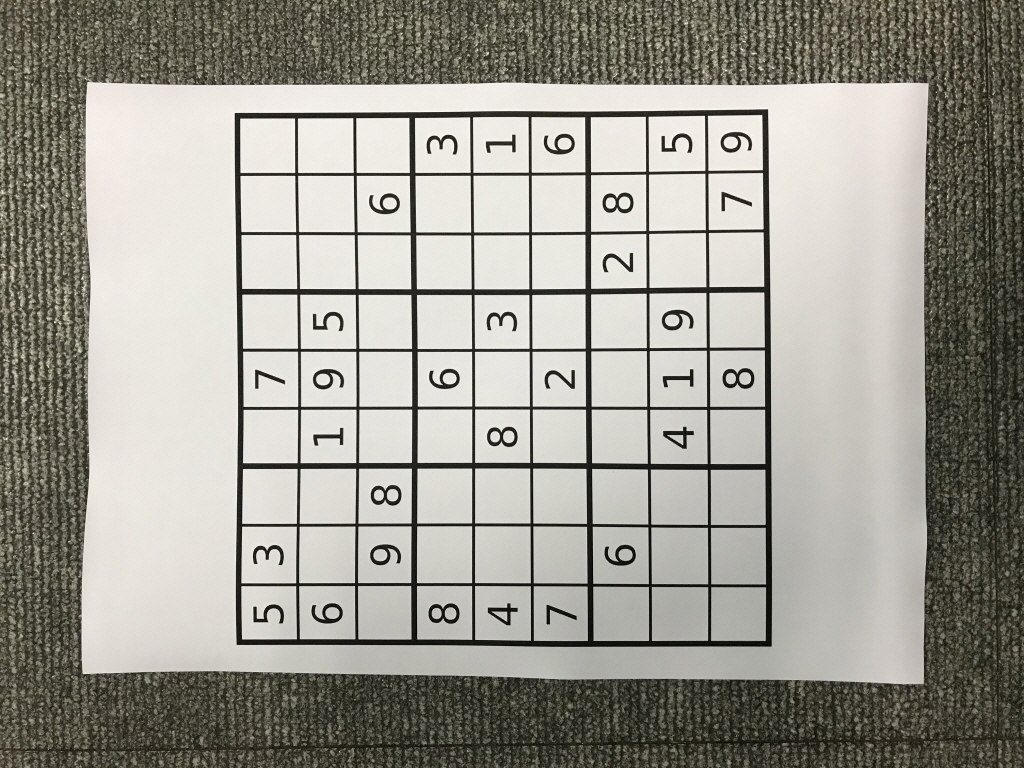
#> input picture lol.jpg, 1024 x 768 px
$ jupyter execute chap152.ipynb
#> lines starting #> are read from the running program, lines starting #| are printed output that depends on the picture; after the words box and inside, x2 and y2 are one past the last pixel; in counts of white or black regions, pixels touching at a corner belong together
# 1.5.2 Harris Corner Detection
## Harris Corner Detector in OpenCV

[cell 1]
import cv2
import numpy as np

[cell 2]
filename = 'lol.jpg'
img = cv2.imread(filename)
#> img is the input picture: shape (768, 1024, 3); mean B, G, R 146.2, 155.1, 157.1
gray = cv2.cvtColor(img,cv2.COLOR_BGR2GRAY)

gray = np.float32(gray)
dst = cv2.cornerHarris(gray,2,3,0.04)

dst = cv2.dilate(dst,None)
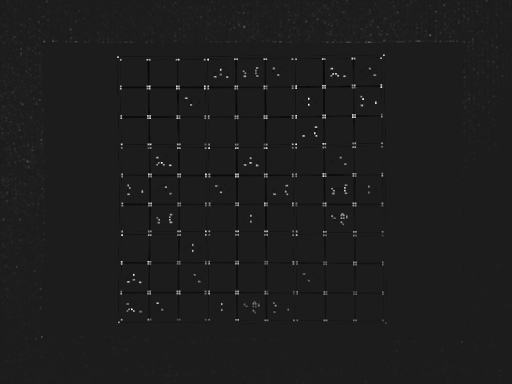
#> dst: shape (768, 1024) float32 (shown at 1/2 size); min -19569044, max 157832016, mean 705698.8; drawn with min black and max white

img[dst>0.01*dst.max()]=[0,0,255]
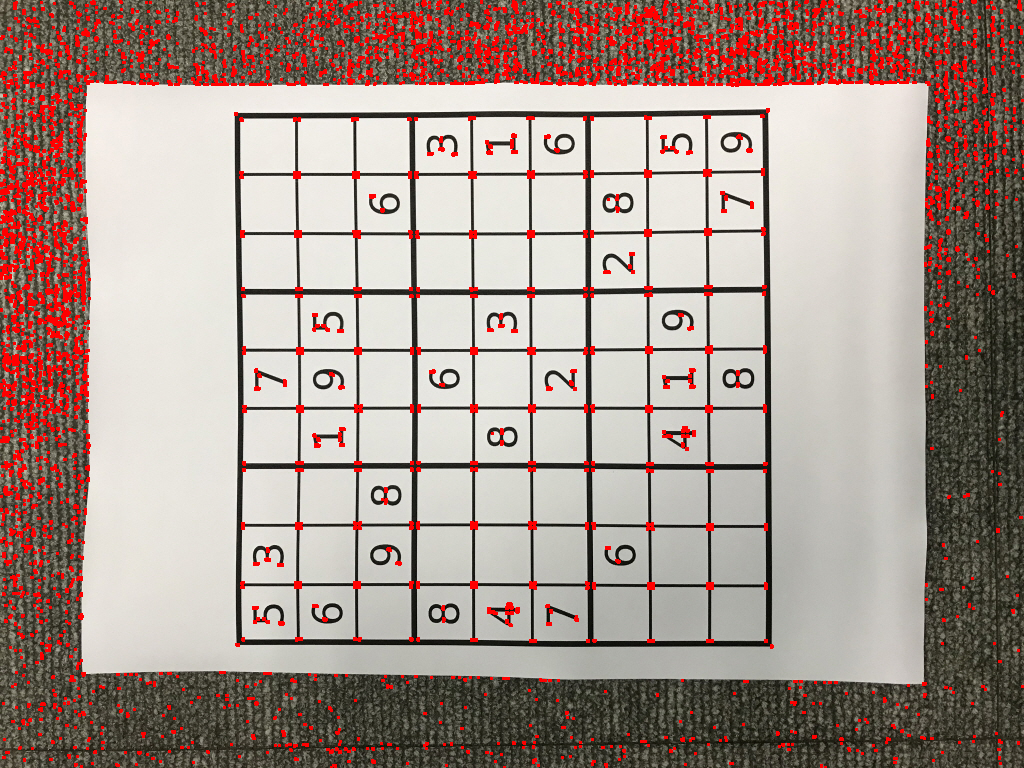
#> img: shape (768, 1024, 3); 6.84% of pixels changed, all inside (x1, y1, x2, y2) = (0, 0, 1024, 768)

cv2.imshow('dst',img)
if cv2.waitKey(0) & 0xff == 27:
#> (key Esc is pressed here)
    cv2.destroyAllWindows()

## Corner with SubPixel Accuracy

[cell 3]
img = cv2.imread('lol.jpg')
gray = cv2.cvtColor(img,cv2.COLOR_BGR2GRAY)

gray = np.float32(gray)
dst = cv2.cornerHarris(gray,2,3,0.04)
dst = cv2.dilate(dst,None)
ret, dst = cv2.threshold(dst,0.01*dst.max(),255,0)
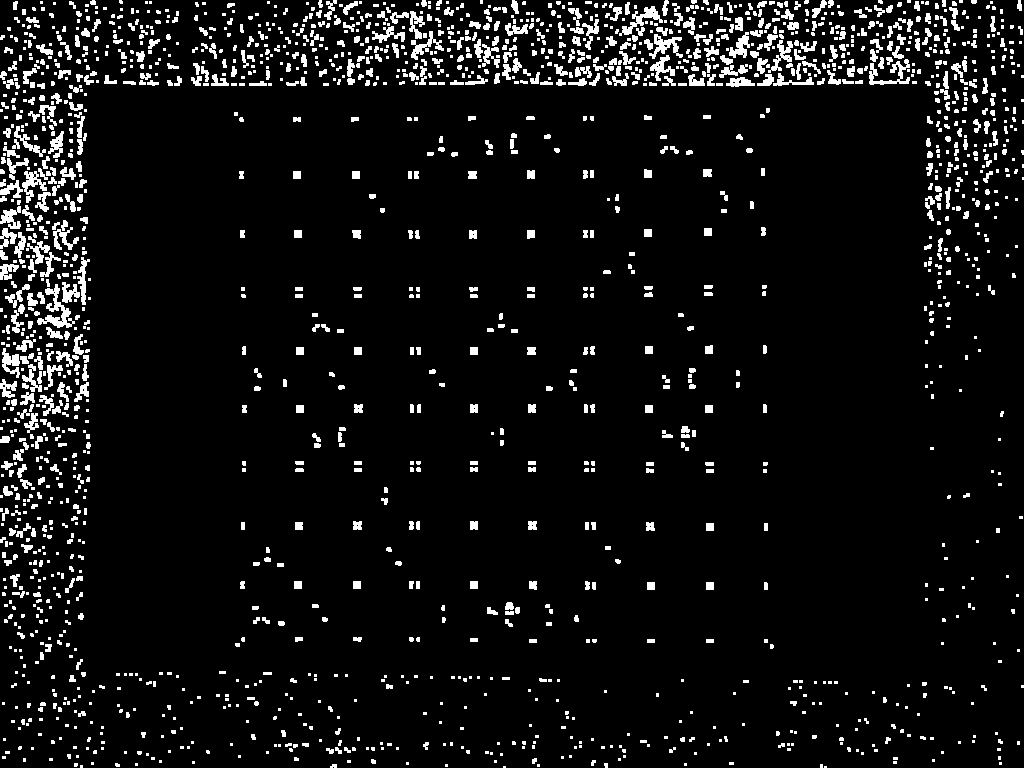
#> dst: shape (768, 1024) float32; 6.8% white; 1944 white regions (1123 under 20 px), largest, box (x1, y1, x2, y2) and area: (37, 284, 75, 328) 553, (869, 59, 910, 85) 402, (619, 6, 663, 36) 381
#> ret = 1578320.2
dst = np.uint8(dst)

ret, labels, stats, centroids = cv2.connectedComponentsWithStats(dst)
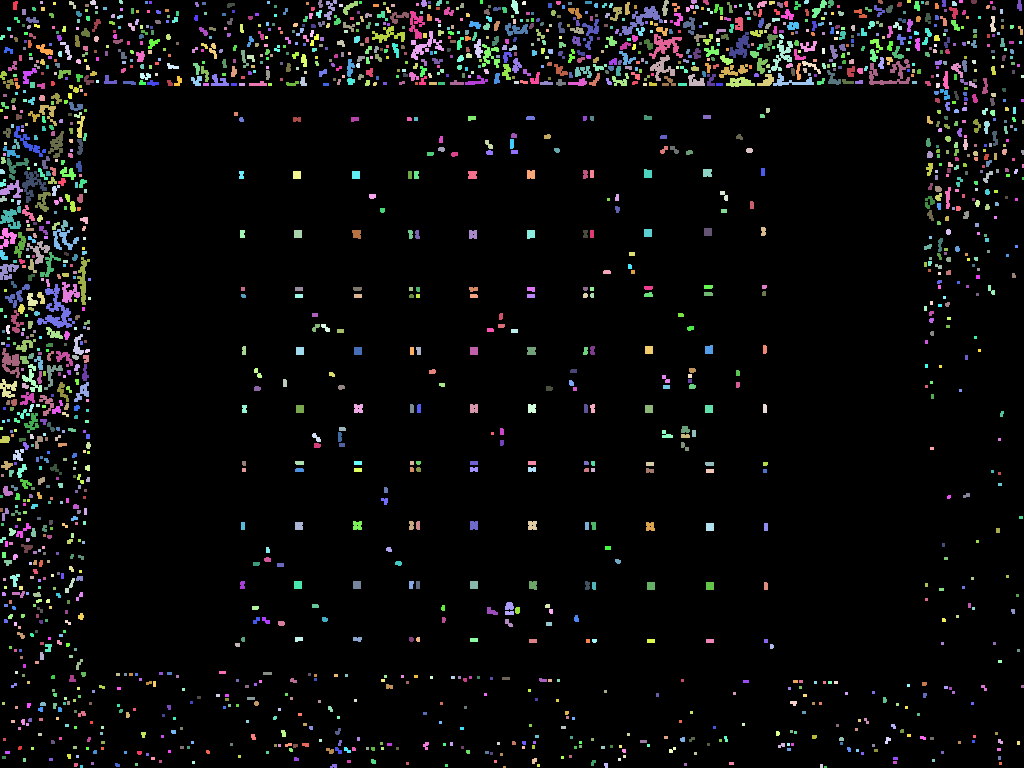
#> labels: shape (768, 1024) int32; 1945 distinct labels, from 0 to 1944; one colour per label, 0 black
#> ret = 1945; stats = 1945 rows, first 6: [0, 0, 1024, 768, 732665], [13, 1, 5, 9, 37], [40, 1, 3, 3, 9], [69, 1, 7, 8, 30], [90, 0, 6, 5, 26], [119, 0, 4, 4, 14]; centroids = 1945 pairs, first value 1 to 1022.5, second value 1 to 766.5

criteria = (cv2.TERM_CRITERIA_EPS + cv2.TERM_CRITERIA_MAX_ITER, 100, 0.001)
corners = cv2.cornerSubPix(gray,np.float32(centroids),(5,5),(-1,-1),criteria)
#> corners = 1945 pairs, first value 1 to 1022.5, second value 1.02 to 766.9

res = np.hstack((centroids,corners))
#> res = 1945 rows, first 6: [517.8, 394.3, 517.8, 394.3], [14.76, 4.97, 14.13, 6.31], [41, 2, 38.76, 3.49], [72.1, 4.2, 71.33, 4.56], [92.65, 2.15, 93.69, 3.36], [120.5, 1.5, 120.5, 3.7]
res = np.int0(res)
#> res = 1945 rows, first 6: [517, 394, 517, 394], [14, 4, 14, 6], [41, 2, 38, 3], [72, 4, 71, 4], [92, 2, 93, 3], [120, 1, 120, 3]
img[res[:,1],res[:,0]]=[0,0,255]
img[res[:,3],res[:,2]] = [0,255,0]
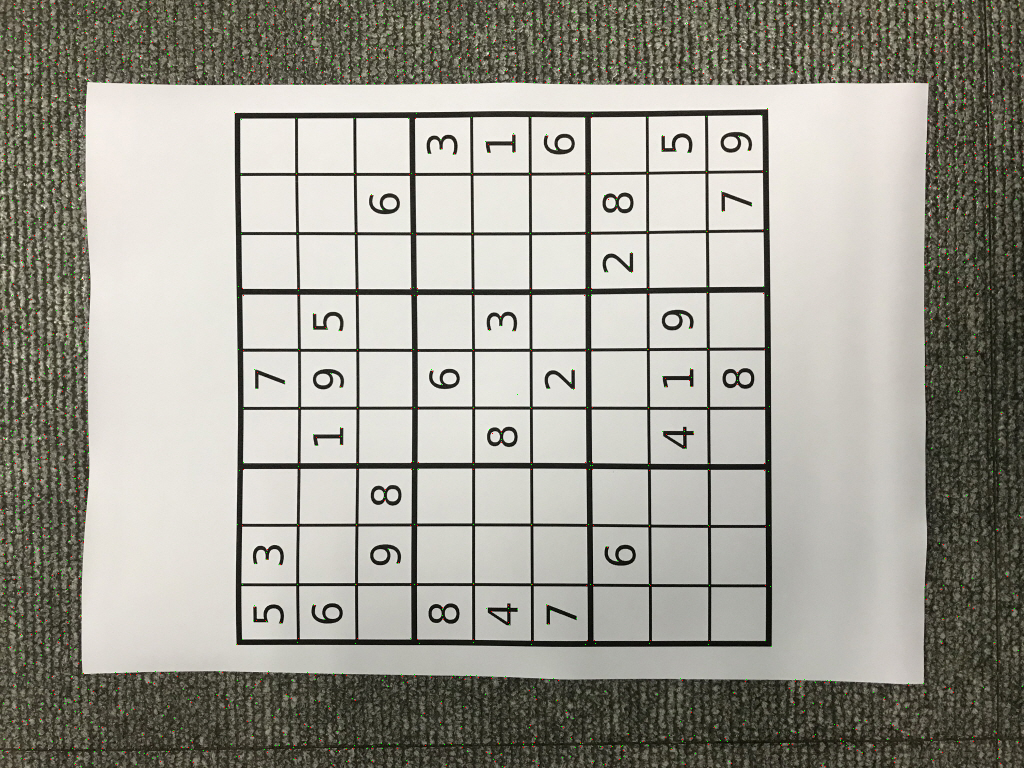
#> img: shape (768, 1024, 3); mean B, G, R 145.8, 155.3, 157.2

cv2.imwrite('subpixel5.png',img)
#> Out = True

$ run again, with noise.jpg copied over lol.jpg
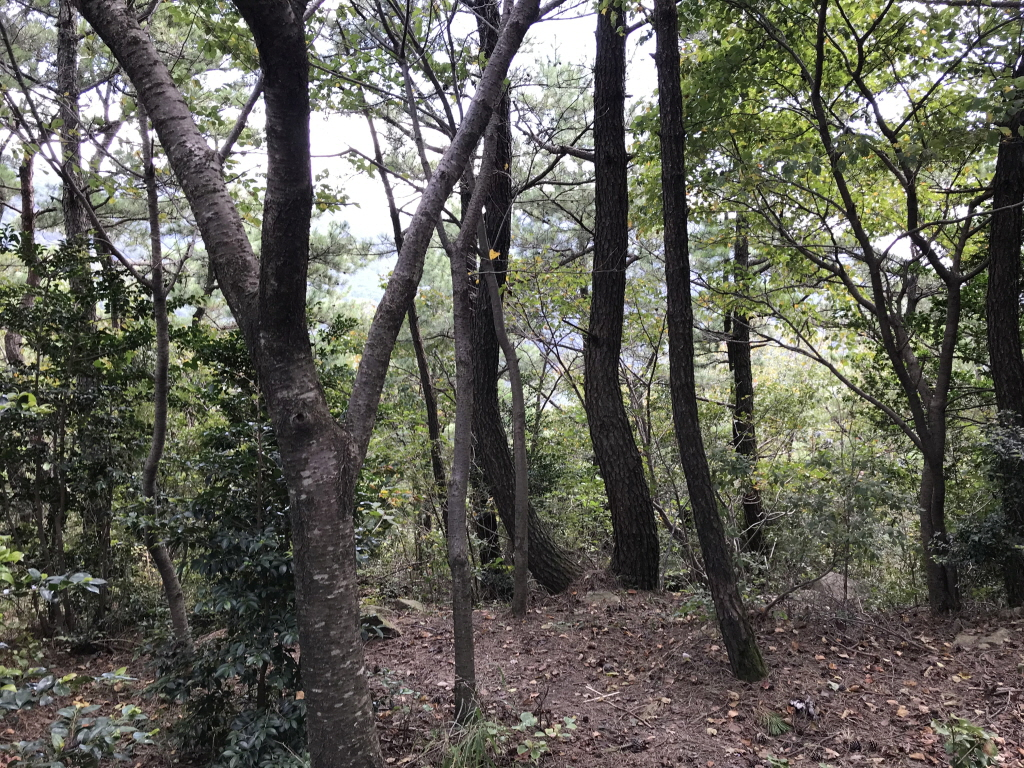
#> input picture noise.jpg, 1024 x 768 px
#> img is the input picture: shape (768, 1024, 3); mean B, G, R 86.8, 96.1, 97.1
#> `ret, dst = cv2.threshold(dst,0.01*dst.max(),255,0)`:
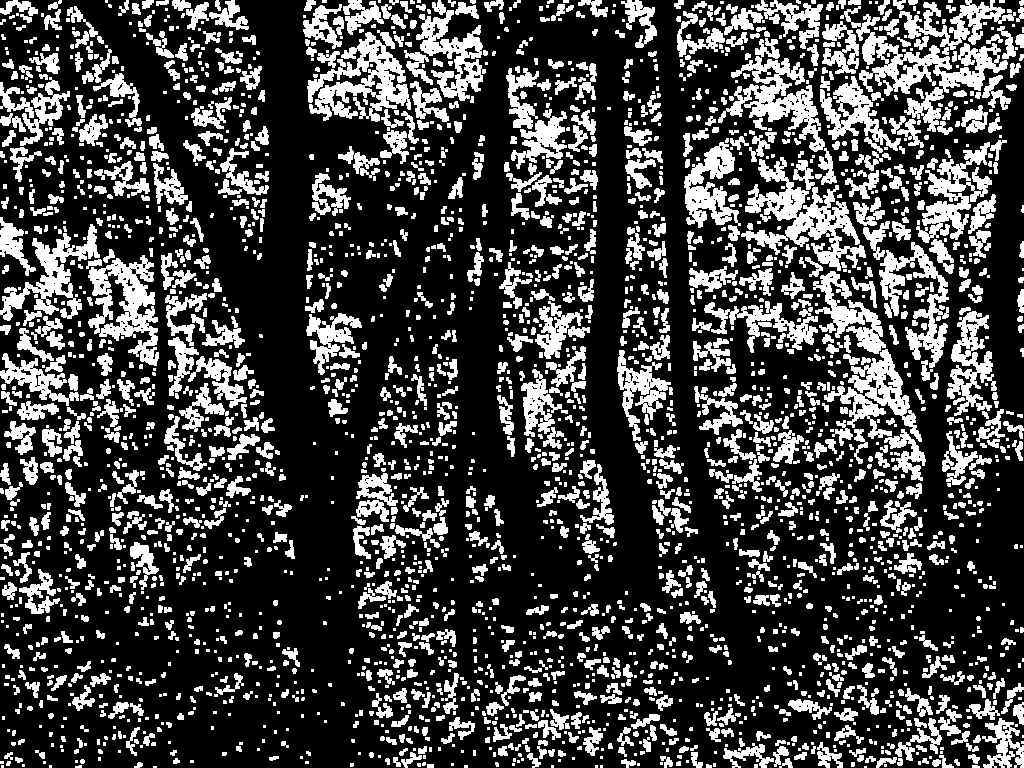
#> dst: shape (768, 1024) float32; 26.7% white; 3069 white regions (1480 under 20 px), largest, box (x1, y1, x2, y2) and area: (840, 6, 1008, 132) 4956, (741, 157, 866, 271) 4800, (307, 30, 411, 122) 4126
#> `ret, dst = cv2.threshold(dst,0.01*dst.max(),255,0)`: ret = 1624300.2
#> labels: shape (768, 1024) int32; 3070 distinct labels, from 0 to 3069
#> `ret, labels, stats, centroids = cv2.connectedComponentsWithStats(dst)`: ret = 3070; centroids = 3070 pairs, first value 1.43 to 1022.5, second value 1 to 766.5
#> corners = 3070 pairs, first value 1.22 to 1022.5, second value 0.244 to 766.5
#> `img[res[:,3],res[:,2]] = [0,255,0]`:
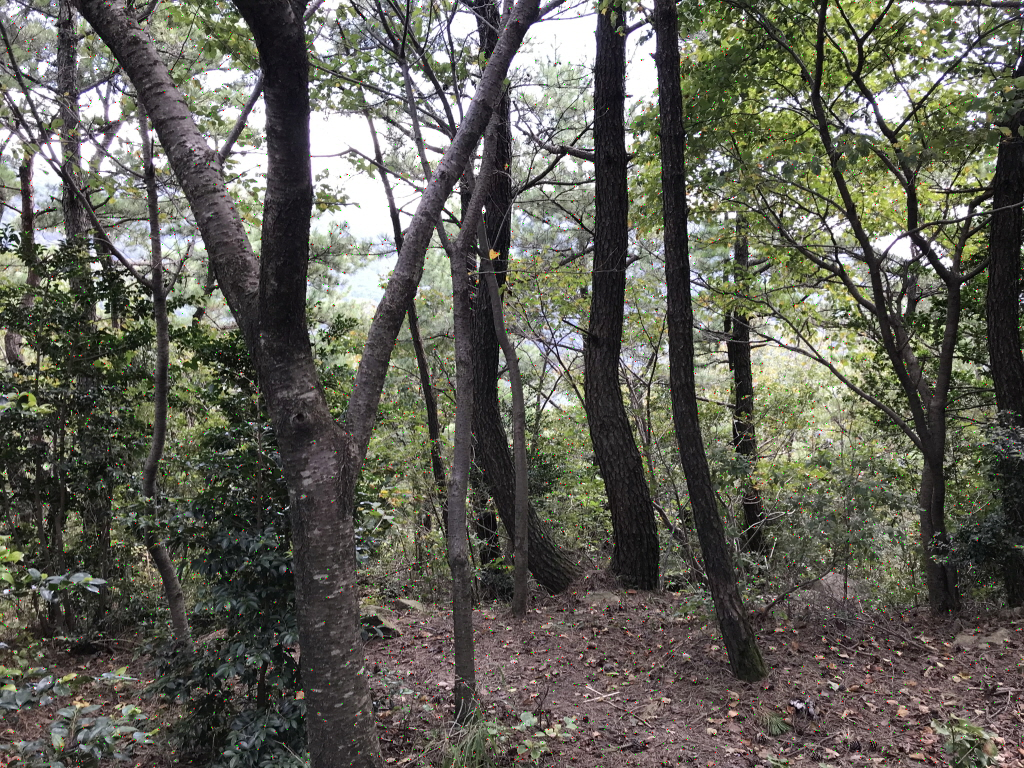
#> img: shape (768, 1024, 3); mean B, G, R 86.2, 96.4, 96.9
#> Out = True

$ run again, with space.jpg copied over lol.jpg
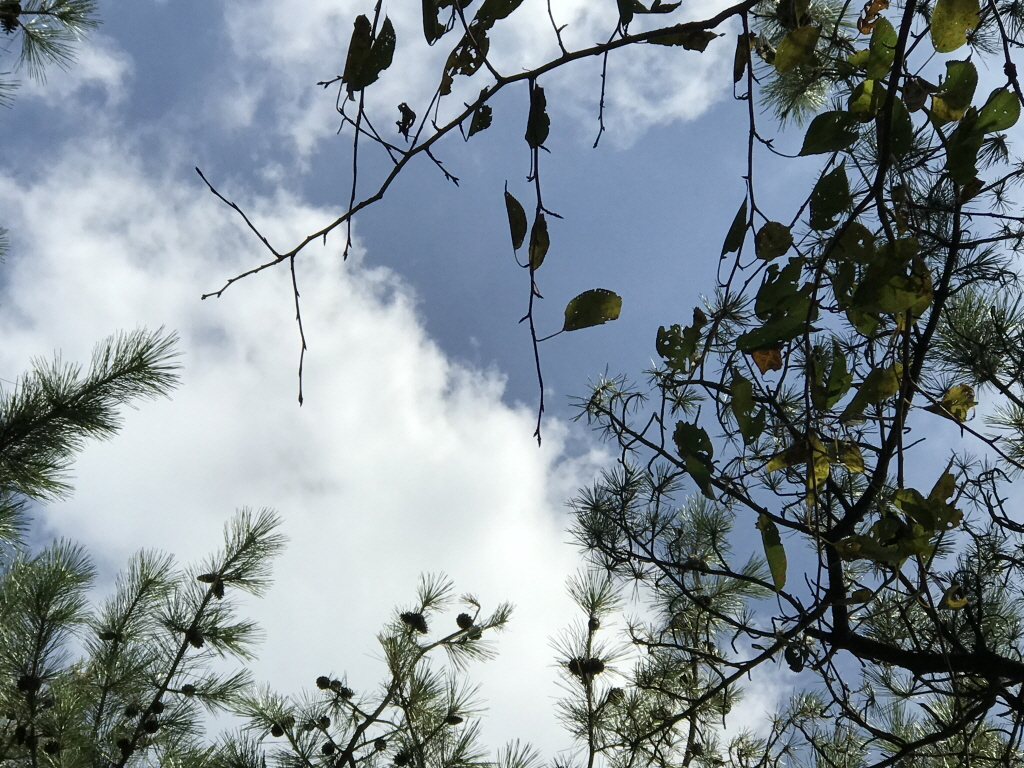
#> input picture space.jpg, 1024 x 768 px
#> img is the input picture: shape (768, 1024, 3); mean B, G, R 148.6, 141.1, 129.6
#> `ret, dst = cv2.threshold(dst,0.01*dst.max(),255,0)`:
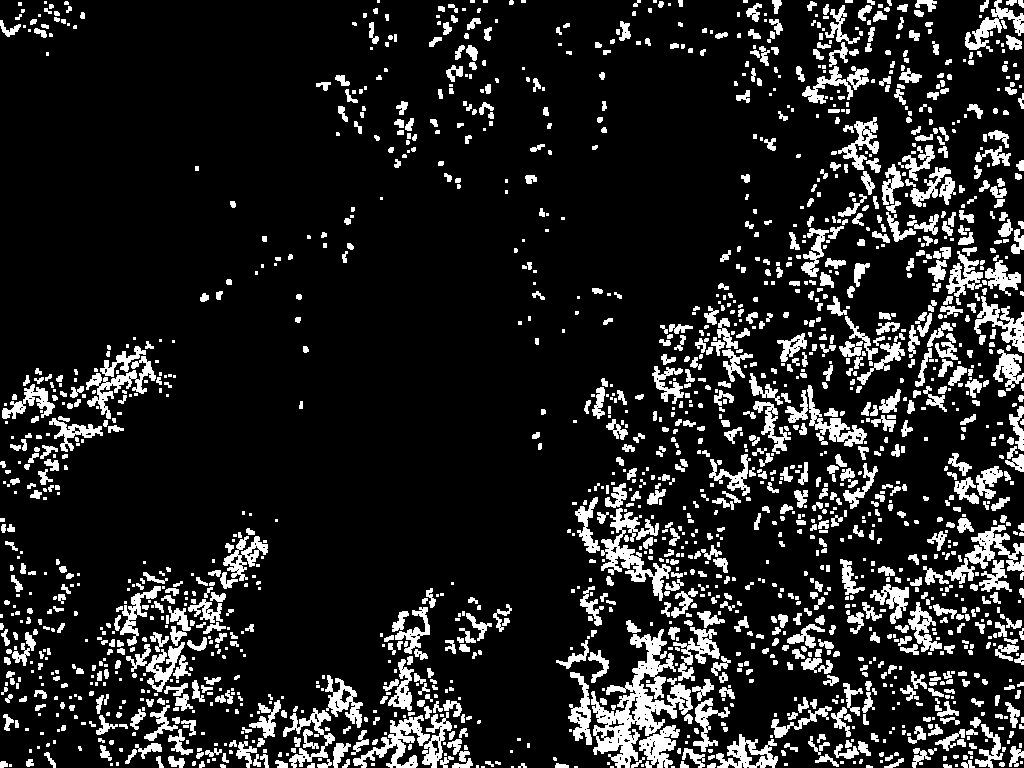
#> dst: shape (768, 1024) float32; 13.9% white; 1811 white regions (787 under 20 px), largest, box (x1, y1, x2, y2) and area: (591, 629, 693, 768) 4814, (601, 508, 671, 601) 2037, (353, 715, 430, 768) 1376
#> `ret, dst = cv2.threshold(dst,0.01*dst.max(),255,0)`: ret = 1904358.1
#> labels: shape (768, 1024) int32; 1812 distinct labels, from 0 to 1811
#> `ret, labels, stats, centroids = cv2.connectedComponentsWithStats(dst)`: ret = 1812; stats = 1812 rows, first 6: [0, 0, 1024, 768, 677163], [44, 1, 3, 3, 9], [64, 1, 5, 4, 18], [377, 0, 3, 3, 9], [470, 0, 5, 3, 15], [483, 0, 5, 3, 15]; centroids = 1812 pairs, first value 1 to 1022.1, second value 1 to 766.5
#> corners = 1812 pairs, first value 1.25 to 1022.5, second value 0.0546 to 766.5
#> `res = np.hstack((centroids,corners))`: res = 1812 rows, first 6: [489.2, 368.3, 489.2, 368.3], [45, 2, 45, 2], [66, 2.67, 66, 2.67], [378, 1, 378, 1], [472, 1, 472.4, 0.0687], [485, 1, 484.7, 0.422]
#> `res = np.int0(res)`: res = 1812 rows, first 6: [489, 368, 489, 368], [45, 2, 45, 2], [66, 2, 66, 2], [378, 1, 378, 1], [472, 1, 472, 0], [485, 1, 484, 0]
#> `img[res[:,3],res[:,2]] = [0,255,0]`:
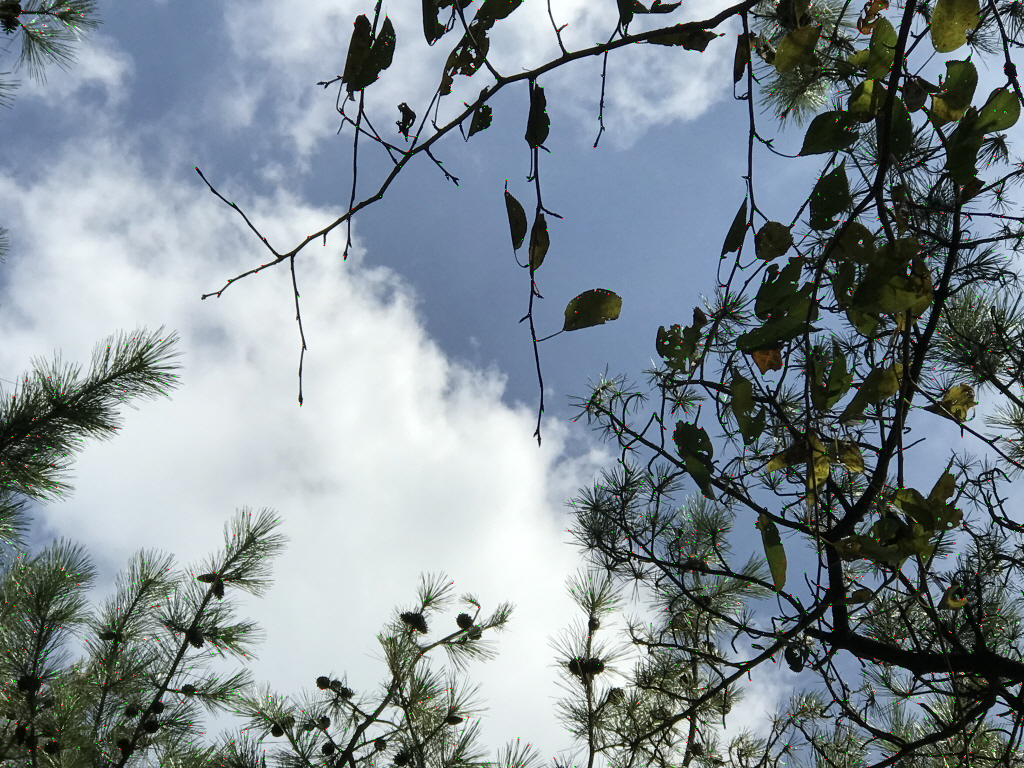
#> img: shape (768, 1024, 3); mean B, G, R 148.3, 141.4, 129.6
#> Out = True
